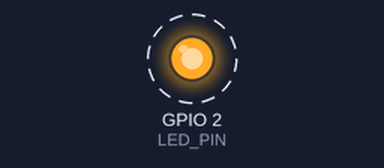
Simulated run of this sketch. Board: ESP32. Parts: output pins drawn as LEDs (lit = HIGH). Dashed ring = blinking. What the sketch prints to the serial monitor is not drawn.

Above: at 0.2 s.
Timing chart, 0 to 3.0 s (numbered marks = the images above):
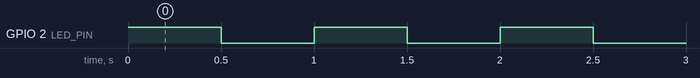

The sketch:

esp32_hello.ino
```cpp
/*
  Bench test 1: is the ESP32 alive and can I upload to it?
  Wiring needed: NONE (USB cable only).
  PASS: onboard LED blinks and Serial Monitor (115200) prints a line every second.
*/
#define LED_PIN 2

void setup() {
  Serial.begin(115200);
  pinMode(LED_PIN, OUTPUT);
}

void loop() {
  digitalWrite(LED_PIN, HIGH);
  Serial.println("ESP32 alive - LED on");
  delay(500);
  digitalWrite(LED_PIN, LOW);
  delay(500);
}
```

Measured:
- by itself, GPIO 2 (LED_PIN): alternates HIGH for 0.50 s and LOW for 0.50 s
